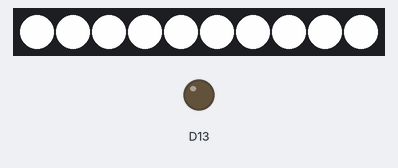
The sketch below on a simulated Adafruit Circuit Playground Express. Parts: 10 RGB LEDs in strip order, left to right, output pins drawn as LEDs (lit = HIGH). Dim RGB values are drawn brighter than linear; what the sketch prints to the serial monitor is not drawn.

Above: at 1.41 s.
At 3.95 s:
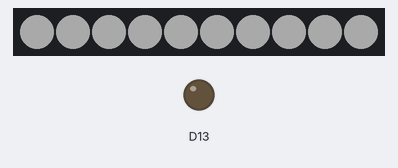

The sketch:

partylight.ino
```cpp
/*
 * Circuit Playground Party Light
 *
 * version: August 2017
 * Dan Cogliano - zcontent.net
 *
 * Party light using an Adafruit Circuit Playground and a paper lantern.
 * Use a USB cable to hold CP in the center of lantern. A long USB cable is
 * suggested. Attach an alligator clip between pin 0 (may be changed in code)
 * and the paper lantern's wire frame to enable the touch interface.
 *
 * NOTE: Do not let the Circuit Playground touch the paper lantern, the
 * Circuit Playground can get warm. Keep it in the center of the lantern.
 *
 * The touch interface does the following:
 * Short touch - turn lamp on or change the lamp color to one of 7 colors
 * Long toucn - turn brightness up or down, or turn lantern off
 *
 * Letting go while dimming will keep the brightness at that level. A long touch
 * after release will increase the brightness. If held long enough while dimming,
 * the party light will turn off.
 */

#include <Adafruit_CircuitPlayground.h>

// CAPSENSE is pin for capacitive touch
#define CAPSENSE 0

// MAXCAP is the sensitivity of the capacitive touch
#define MAXCAP 100
// # of cycles for long touch
#define LONGTOUCH 50
// # of cycles for a short touch
#define SHORTTOUCH 2
// # brightness increase/decrease per cycle, increase # for faster dimming
#define BRIGHTSTEP 2

static constexpr uint32_t colors[] =
    { 0xffffff, // white
      0xff0000, // red
      0xff4900, // orange
      0xffff00, // yellow
      0x00ff00, // green
      0x0000ff, // blue
      0xff00ff, // violet/ purple
    };

int colorindex = 0;
int power = false;
uint8_t brightness = 255;
int brightmove = 0 - BRIGHTSTEP;
uint16_t micval = 0;

void setup() {
  //while (!Serial);
  Serial.begin(9600);
  delay(200);
  Serial.println("Circuit Playground Party Light");
  CircuitPlayground.begin();
  CircuitPlayground.clearPixels();
  CircuitPlayground.setBrightness(255);
}

bool checkCapacitiveTouch()
{
  bool touch = false;
  int total = CircuitPlayground.readCap(CAPSENSE);
  if(total > MAXCAP)
  {
    Serial.print("capacitive touch hit: ");
    Serial.println(total);
    return true;
  }
  return false;
}

void powerLight(bool tpower)
{
  if(tpower)
  {
    if(!power)
    {
      power = true;
      Serial.println("light on");
      if(brightness == 0)
      {
        CircuitPlayground.setBrightness(brightness = 255);
        brightmove = 0 - BRIGHTSTEP;
      }
    }
    for(int i = 0; i < 10; i++)
    {
      CircuitPlayground.setPixelColor(i, colors[colorindex]);
    }
  }
  else
  {
    if(power)
    {
      power = false;
      Serial.println("light off");
    }
    CircuitPlayground.clearPixels();
  }
}


void loop() {
  static bool touch = false;
  static int touching = 0;
  delay(20);

  if(checkCapacitiveTouch())
  {
    touch = true;
    touching++;
    if(touching > LONGTOUCH)
    {
      brightness = min(max(brightness + brightmove, 0),255);
      CircuitPlayground.setBrightness(brightness);
      Serial.print("brightness set to ");
      Serial.println(brightness);
      if(brightness == 0)
      {
        powerLight(false);
      }
      else
      {
        powerLight(true);
      }
    }
  }
  else
  {
    touch = false;
    if(touching > LONGTOUCH)
    {
      brightmove = 0 - brightmove; // change direction
      touching = 0;
      //powerLight(false);
    }
    else if(touching > SHORTTOUCH)
    {
      touching = 0;
      // change color if light is on
      if(power)
      {
        colorindex = (colorindex + 1 ) % (sizeof(colors) / sizeof(uint32_t));
        Serial.print("color index changed to ");
        Serial.println(colorindex);
      }
      powerLight(true);
    }
  }
}
```
